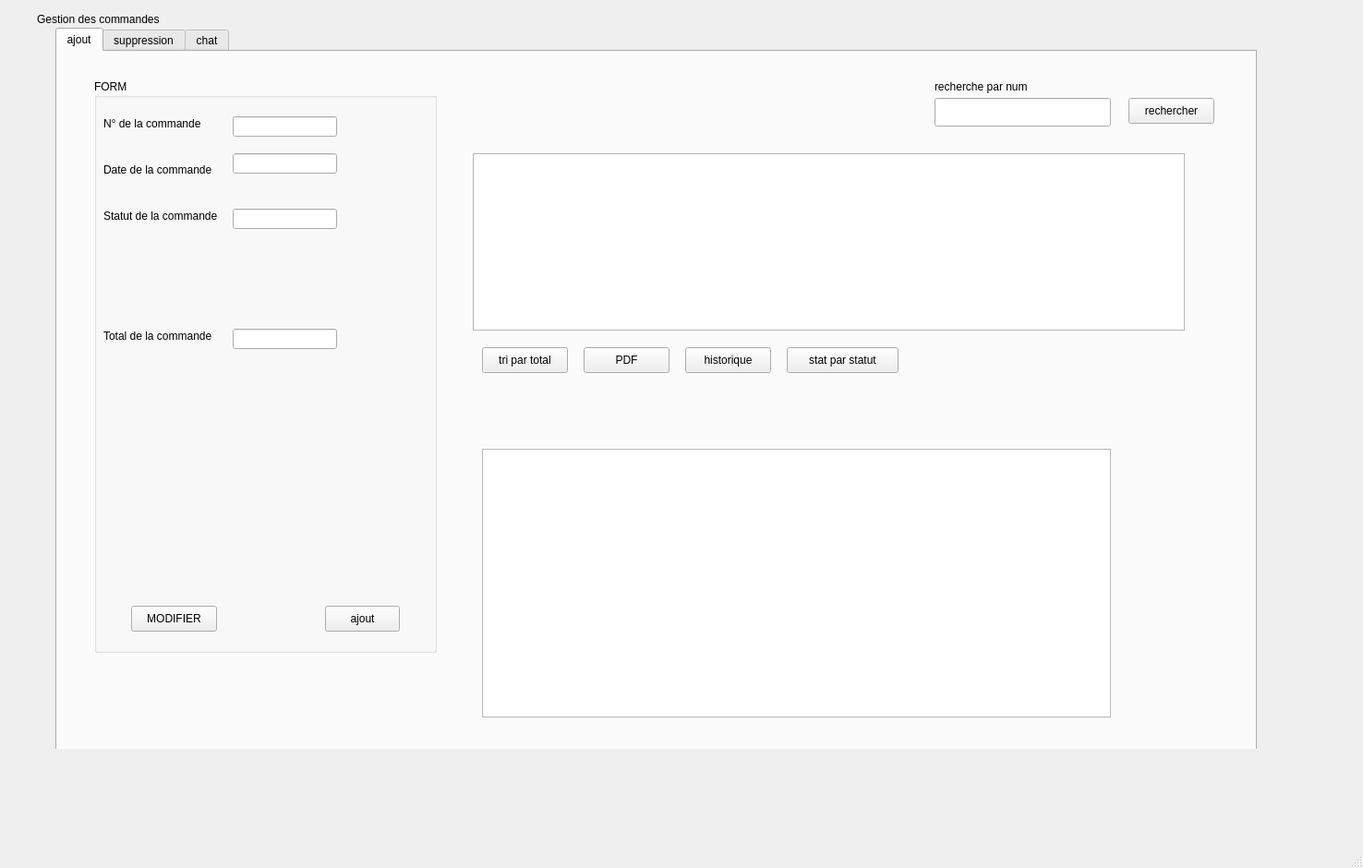
<?xml version="1.0" encoding="UTF-8"?>
<ui version="4.0">
 <class>MainWindow</class>
 <widget class="QMainWindow" name="MainWindow">
  <property name="geometry">
   <rect>
    <x>0</x>
    <y>0</y>
    <width>1476</width>
    <height>940</height>
   </rect>
  </property>
  <property name="windowTitle">
   <string>Gestion des clients</string>
  </property>
  <widget class="QWidget" name="centralwidget">
   <widget class="QStackedWidget" name="stackedWidget">
    <property name="geometry">
     <rect>
      <x>0</x>
      <y>0</y>
      <width>1431</width>
      <height>811</height>
     </rect>
    </property>
    <property name="currentIndex">
     <number>4</number>
    </property>
    <widget class="QWidget" name="home"/>
    <widget class="QWidget" name="gestion_des_employees"/>
    <widget class="QWidget" name="gestion_de_produit"/>
    <widget class="QWidget" name="gestion_de_client"/>
    <widget class="QWidget" name="gestion_de_commande">
     <widget class="QLabel" name="label">
      <property name="geometry">
       <rect>
        <x>40</x>
        <y>10</y>
        <width>161</width>
        <height>21</height>
       </rect>
      </property>
      <property name="text">
       <string>Gestion des commandes </string>
      </property>
     </widget>
     <widget class="QTabWidget" name="tabWidget">
      <property name="geometry">
       <rect>
        <x>60</x>
        <y>30</y>
        <width>1301</width>
        <height>831</height>
       </rect>
      </property>
      <property name="currentIndex">
       <number>0</number>
      </property>
      <widget class="QWidget" name="tab">
       <attribute name="title">
        <string>ajout</string>
       </attribute>
       <widget class="QGroupBox" name="skander">
        <property name="geometry">
         <rect>
          <x>40</x>
          <y>30</y>
          <width>371</width>
          <height>621</height>
         </rect>
        </property>
        <property name="title">
         <string>FORM</string>
        </property>
        <widget class="QLabel" name="N_de_la_commande">
         <property name="geometry">
          <rect>
           <x>10</x>
           <y>40</y>
           <width>121</width>
           <height>16</height>
          </rect>
         </property>
         <property name="text">
          <string>N° de la commande</string>
         </property>
        </widget>
        <widget class="QLineEdit" name="lineEdit_N">
         <property name="geometry">
          <rect>
           <x>150</x>
           <y>40</y>
           <width>113</width>
           <height>22</height>
          </rect>
         </property>
        </widget>
        <widget class="QLabel" name="date_de_la_commande">
         <property name="geometry">
          <rect>
           <x>10</x>
           <y>90</y>
           <width>131</width>
           <height>16</height>
          </rect>
         </property>
         <property name="text">
          <string>Date de la commande</string>
         </property>
        </widget>
        <widget class="QLabel" name="statut_de_la_commande">
         <property name="geometry">
          <rect>
           <x>10</x>
           <y>140</y>
           <width>141</width>
           <height>16</height>
          </rect>
         </property>
         <property name="text">
          <string>Statut de la commande</string>
         </property>
        </widget>
        <widget class="QLabel" name="total_de_la_commande">
         <property name="geometry">
          <rect>
           <x>10</x>
           <y>270</y>
           <width>131</width>
           <height>16</height>
          </rect>
         </property>
         <property name="text">
          <string>Total de la commande</string>
         </property>
        </widget>
        <widget class="QLineEdit" name="lineEdit_total">
         <property name="geometry">
          <rect>
           <x>150</x>
           <y>270</y>
           <width>113</width>
           <height>22</height>
          </rect>
         </property>
        </widget>
        <widget class="QPushButton" name="ajout">
         <property name="geometry">
          <rect>
           <x>250</x>
           <y>570</y>
           <width>81</width>
           <height>28</height>
          </rect>
         </property>
         <property name="text">
          <string>ajout</string>
         </property>
         <property name="icon">
          <iconset>
           <normaloff>../Users/skand/OneDrive/Bureau/design C++/Untitled-1.png</normaloff>../Users/skand/OneDrive/Bureau/design C++/Untitled-1.png</iconset>
         </property>
        </widget>
        <widget class="QLineEdit" name="lineEdit_statut">
         <property name="geometry">
          <rect>
           <x>150</x>
           <y>140</y>
           <width>113</width>
           <height>22</height>
          </rect>
         </property>
        </widget>
        <widget class="QPushButton" name="modif">
         <property name="geometry">
          <rect>
           <x>40</x>
           <y>570</y>
           <width>93</width>
           <height>28</height>
          </rect>
         </property>
         <property name="text">
          <string>MODIFIER</string>
         </property>
        </widget>
        <widget class="QLineEdit" name="lineEdit_date">
         <property name="geometry">
          <rect>
           <x>150</x>
           <y>80</y>
           <width>113</width>
           <height>22</height>
          </rect>
         </property>
        </widget>
       </widget>
       <widget class="QTableView" name="tableView_r">
        <property name="geometry">
         <rect>
          <x>450</x>
          <y>110</y>
          <width>771</width>
          <height>192</height>
         </rect>
        </property>
       </widget>
       <widget class="QPushButton" name="tri">
        <property name="geometry">
         <rect>
          <x>460</x>
          <y>320</y>
          <width>93</width>
          <height>28</height>
         </rect>
        </property>
        <property name="text">
         <string>tri par total</string>
        </property>
       </widget>
       <widget class="QPushButton" name="pdf">
        <property name="geometry">
         <rect>
          <x>570</x>
          <y>320</y>
          <width>93</width>
          <height>28</height>
         </rect>
        </property>
        <property name="text">
         <string>PDF</string>
        </property>
       </widget>
       <widget class="QLineEdit" name="lineEdit_recherche">
        <property name="geometry">
         <rect>
          <x>950</x>
          <y>50</y>
          <width>191</width>
          <height>31</height>
         </rect>
        </property>
       </widget>
       <widget class="QPushButton" name="recherche_pushButton">
        <property name="geometry">
         <rect>
          <x>1160</x>
          <y>50</y>
          <width>93</width>
          <height>28</height>
         </rect>
        </property>
        <property name="text">
         <string>rechercher</string>
        </property>
       </widget>
       <widget class="QLabel" name="label_3">
        <property name="geometry">
         <rect>
          <x>950</x>
          <y>30</y>
          <width>121</width>
          <height>16</height>
         </rect>
        </property>
        <property name="text">
         <string>recherche par num</string>
        </property>
       </widget>
       <widget class="QPushButton" name="historique">
        <property name="geometry">
         <rect>
          <x>680</x>
          <y>320</y>
          <width>93</width>
          <height>28</height>
         </rect>
        </property>
        <property name="text">
         <string>historique</string>
        </property>
       </widget>
       <widget class="QPushButton" name="statistiques">
        <property name="geometry">
         <rect>
          <x>790</x>
          <y>320</y>
          <width>121</width>
          <height>28</height>
         </rect>
        </property>
        <property name="text">
         <string>stat par statut</string>
        </property>
       </widget>
       <widget class="QLabel" name="label_stat">
        <property name="geometry">
         <rect>
          <x>480</x>
          <y>380</y>
          <width>761</width>
          <height>361</height>
         </rect>
        </property>
        <property name="text">
         <string/>
        </property>
       </widget>
       <widget class="QGraphicsView" name="graphicsView_sta">
        <property name="geometry">
         <rect>
          <x>460</x>
          <y>430</y>
          <width>681</width>
          <height>291</height>
         </rect>
        </property>
       </widget>
      </widget>
      <widget class="QWidget" name="tab_3">
       <attribute name="title">
        <string>suppression</string>
       </attribute>
       <widget class="QLineEdit" name="num_supp">
        <property name="geometry">
         <rect>
          <x>270</x>
          <y>90</y>
          <width>113</width>
          <height>22</height>
         </rect>
        </property>
       </widget>
       <widget class="QLabel" name="label_2">
        <property name="geometry">
         <rect>
          <x>10</x>
          <y>90</y>
          <width>231</width>
          <height>20</height>
         </rect>
        </property>
        <property name="text">
         <string>NUMERO DE COMMANDE A SUPPRIMER</string>
        </property>
       </widget>
       <widget class="QPushButton" name="pushButton_supp">
        <property name="geometry">
         <rect>
          <x>180</x>
          <y>230</y>
          <width>93</width>
          <height>28</height>
         </rect>
        </property>
        <property name="text">
         <string>supp</string>
        </property>
       </widget>
      </widget>
      <widget class="QWidget" name="tab_4">
       <attribute name="title">
        <string>chat</string>
       </attribute>
       <widget class="QLineEdit" name="lineEdit_chatbot">
        <property name="geometry">
         <rect>
          <x>220</x>
          <y>310</y>
          <width>113</width>
          <height>22</height>
         </rect>
        </property>
       </widget>
       <widget class="QPushButton" name="envoyer">
        <property name="geometry">
         <rect>
          <x>410</x>
          <y>310</y>
          <width>93</width>
          <height>28</height>
         </rect>
        </property>
        <property name="text">
         <string>envoyer</string>
        </property>
       </widget>
       <widget class="QLabel" name="label_chatbot_response">
        <property name="geometry">
         <rect>
          <x>120</x>
          <y>100</y>
          <width>481</width>
          <height>191</height>
         </rect>
        </property>
        <property name="text">
         <string/>
        </property>
       </widget>
      </widget>
     </widget>
    </widget>
   </widget>
  </widget>
  <widget class="QMenuBar" name="menubar">
   <property name="geometry">
    <rect>
     <x>0</x>
     <y>0</y>
     <width>1476</width>
     <height>26</height>
    </rect>
   </property>
  </widget>
  <widget class="QStatusBar" name="statusbar"/>
 </widget>
 <resources/>
 <connections/>
</ui>
